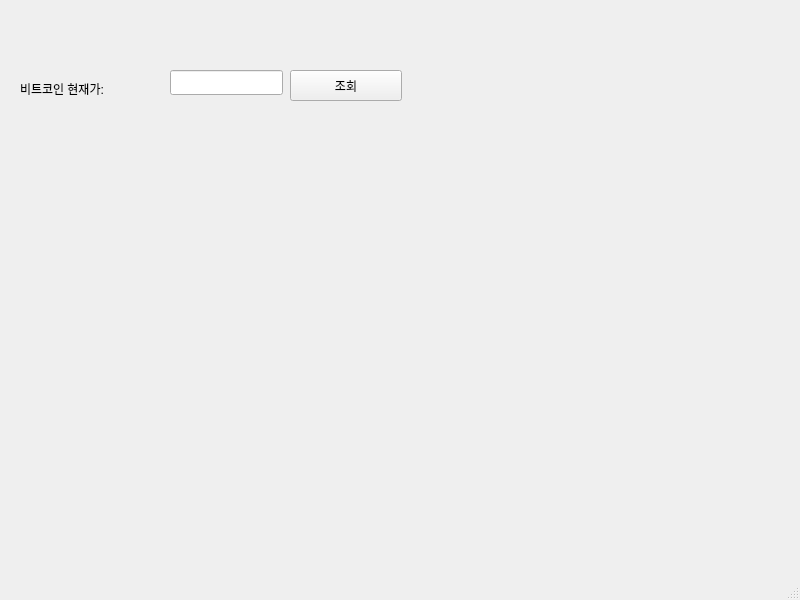
<?xml version="1.0" encoding="UTF-8"?>
<ui version="4.0">
 <class>MainWindow</class>
 <widget class="QMainWindow" name="MainWindow">
  <property name="geometry">
   <rect>
    <x>0</x>
    <y>0</y>
    <width>800</width>
    <height>600</height>
   </rect>
  </property>
  <property name="windowTitle">
   <string>MainWindow</string>
  </property>
  <widget class="QWidget" name="centralwidget">
   <widget class="QPushButton" name="pushButton">
    <property name="geometry">
     <rect>
      <x>290</x>
      <y>70</y>
      <width>112</width>
      <height>31</height>
     </rect>
    </property>
    <property name="text">
     <string>조회</string>
    </property>
   </widget>
   <widget class="QLabel" name="label">
    <property name="geometry">
     <rect>
      <x>20</x>
      <y>80</y>
      <width>141</width>
      <height>18</height>
     </rect>
    </property>
    <property name="text">
     <string>비트코인 현재가:</string>
    </property>
   </widget>
   <widget class="QLineEdit" name="lineEdit">
    <property name="geometry">
     <rect>
      <x>170</x>
      <y>70</y>
      <width>113</width>
      <height>25</height>
     </rect>
    </property>
   </widget>
  </widget>
  <widget class="QMenuBar" name="menubar">
   <property name="geometry">
    <rect>
     <x>0</x>
     <y>0</y>
     <width>800</width>
     <height>31</height>
    </rect>
   </property>
  </widget>
  <widget class="QStatusBar" name="statusbar"/>
 </widget>
 <resources/>
 <connections/>
</ui>
